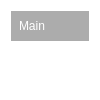
<?xml version="1.0" encoding="UTF-8"?>
<ui version="4.0">
 <class>ModifiersPanel</class>
 <widget class="QWidget" name="ModifiersPanel">
  <property name="geometry">
   <rect>
    <x>0</x>
    <y>0</y>
    <width>100</width>
    <height>100</height>
   </rect>
  </property>
  <property name="maximumSize">
   <size>
    <width>16777215</width>
    <height>16777215</height>
   </size>
  </property>
  <property name="windowTitle">
   <string>Form</string>
  </property>
  <property name="styleSheet">
   <string notr="true">QWidget{ background:transparent }

QPushButton { 
	background:rgb(90,90,90,128);
	border: 3px solid rgb(90,90,90,0);
	padding: 5px;
    color: white;
	text-align:left;
}

QCheckBox { 
	background:rgb(90,90,90,128);
	border: 3px solid rgb(90,90,90,0);
	padding: 5px;
    color: white;
	font-size: 12px;
}

QPushButton:hover{ background:rgb(255,153,0); border-color:rgb(255,153,0); }
QPushButton:pressed{ background:rgb(255,153,0); border-color:#FFB444; top:2px; }</string>
  </property>
  <layout class="QVBoxLayout" name="verticalLayout">
   <item>
    <widget class="QPushButton" name="demoToolButton">
     <property name="text">
      <string>Main</string>
     </property>
    </widget>
   </item>
   <item>
    <spacer name="verticalSpacer">
     <property name="orientation">
      <enum>Qt::Vertical</enum>
     </property>
     <property name="sizeHint" stdset="0">
      <size>
       <width>20</width>
       <height>40</height>
      </size>
     </property>
    </spacer>
   </item>
  </layout>
 </widget>
 <resources/>
 <connections/>
</ui>
